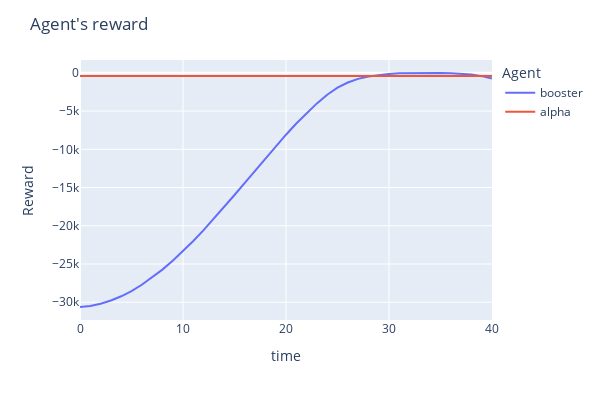

Source (notebook cell):
### Markdown cell above
# <span style="color:orange">Design reward functions</span>

Let's visualize the evolution of the reward functions by using the attribut `reward`. As a reminder, the reward function for the booster corresponds to the vertical distance relative to pos_y_star plus the fuel ratio.
While for alpha (which corresponds to the angle of the rocket), its reward function corresponds to the horizontal distance relative to pos_x_star, minus the rocket's tilt angle.

### Code cell
fig = px.line(pd.DataFrame(env.rewards),
        labels=dict(index="time", value="Reward", variable="Agent") )
fig.update_layout(height=400, width=600, title_text="Agent's reward")

### Figure 1 — Plotly figure (JSON) as saved in the notebook; plotly's stock layout.template omitted (floating-point values rounded to 4 significant figures)
{"data": [{"hovertemplate": "Agent=booster<br>time=%{x}<br>Reward=%{y}<extra></extra>", "legendgroup": "booster", "line": {"color": "#636efa", "dash": "solid"}, "marker": {"symbol": "circle"}, "mode": "lines", "name": "booster", "orientation": "v", "showlegend": true, "type": "scatter", "x": [0, 1, 2, 3, 4, 5, 6, 7, 8, 9, 10, 11, 12, 13, 14, 15, 16, 17, 18, 19, 20, 21, 22, 23, 24, 25, 26, 27, 28, 29, 30, 31, 32, 33, 34, 35, 36, 37, 38, 39, 40], "xaxis": "x", "y": [-30624, -30480.0, -30200.0, -29780.0, -29220.0, -28530.0, -27720.0, -26780.0, -25730.0, -24580.0, -23320.0, -21980.0, -20570.0, -19080.0, -17550.0, -15980.0, -14380.0, -12780.0, -11180.0, -9613.0, -8090.0, -6632.0, -5260.0, -3996.0, -2861.0, -1941.0, -1267.0, -790.6, -468.6, -262.2, -138.3, -70.1, -36.44, -22.81, -21.33, -31.17, -58.84, -118.5, -232.5, -431.3, -754.6], "yaxis": "y"}, {"hovertemplate": "Agent=alpha<br>time=%{x}<br>Reward=%{y}<extra></extra>", "legendgroup": "alpha", "line": {"color": "#EF553B", "dash": "solid"}, "marker": {"symbol": "circle"}, "mode": "lines", "name": "alpha", "orientation": "v", "showlegend": true, "type": "scatter", "x": [0, 1, 2, 3, 4, 5, 6, 7, 8, 9, 10, 11, 12, 13, 14, 15, 16, 17, 18, 19, 20, 21, 22, 23, 24, 25, 26, 27, 28, 29, 30, 31, 32, 33, 34, 35, 36, 37, 38, 39, 40], "xaxis": "x", "y": [-400, -400, -400, -400, -400, -400, -400, -400, -400, -400, -400, -400, -400, -400, -400, -400, -400, -400, -400, -400, -400, -400, -400, -400, -400, -400, -400, -400, -400, -400, -400, -400, -400, -400, -400, -400, -400, -400, -400, -400, -400], "yaxis": "y"}], "layout": {"height": 400, "legend": {"title": {"text": "Agent"}, "tracegroupgap": 0}, "margin": {"t": 60}, "title": {"text": "Agent's reward"}, "width": 600, "xaxis": {"anchor": "y", "domain": [0, 1], "title": {"text": "time"}}, "yaxis": {"anchor": "x", "domain": [0, 1], "title": {"text": "Reward"}}}}
